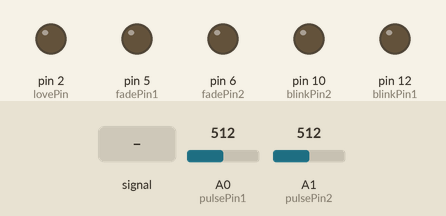
This sketch was run on a simulated Arduino Uno, built with avr-gcc and run on an emulated ATmega328P. Parts: output pins drawn as LEDs (lit = HIGH). Dashed ring = blinking. Inputs (shaded band) come from the test bench; at power-on: A0 (pulsePin1) = 512, A1 (pulsePin2) = 512. What the sketch prints to the serial monitor is not drawn.

Above: at 1.2 s.
1.3 s: A0 (pulsePin1) fed a 200 Hz sine of ±81 counts around its level
At 4.12 s:
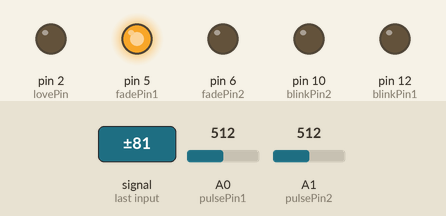
4.3 s: A1 (pulsePin2) fed a 200 Hz sine of ±81 counts around its level
7.3 s: A0 (pulsePin1) set to 513
At 9.97 s:
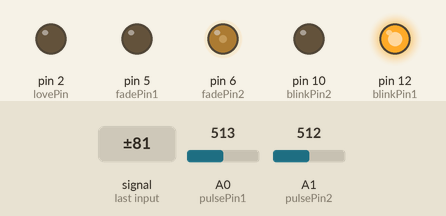
10.3 s: A1 (pulsePin2) set to 513
At 13.14 s:
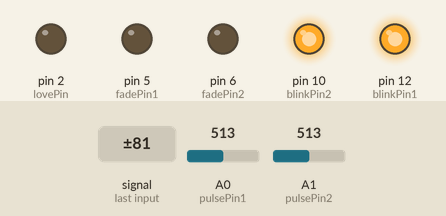
13.3 s: A0 (pulsePin1) fed a 2 Hz sine of ±306 counts around its level
At 13.95 s:
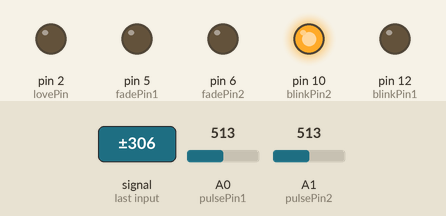
16.3 s: A1 (pulsePin2) fed a 2 Hz sine of ±306 counts around its level
At 24.25 s:
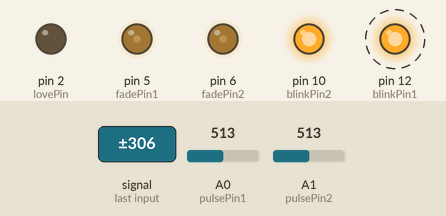
Timing chart, 0 to 29.6 s (numbered marks = the images above; inputs shaded):
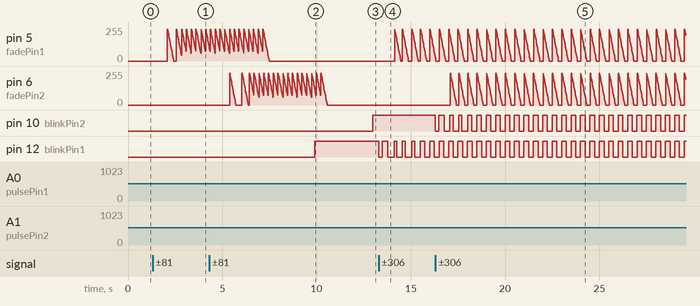

The sketch:

PulseSensorAmped_Arduino_2dot1.ino
```cpp
/*
LOVE DETECTOR 2.1

Code made by Kim Köhler for final project in Code and Core Studio/Lab fall 2014. (BFA Design & Technology, Parsons/The New School)

Credits to Joel Murphy and Yury Gitman (www.pulsesensor.com) for producing the pulse sensors and creating base
code for both Arduino and Processing.

Thanks to Anthony Marefatk and Lucy Morcos for help in coding.

Pulse Sensor sample aquisition and processing happens in the background via Timer 2 interrupt. 2mS sample rate.
PWM on pins 3 and 11 will not work when using this code, because we are using Timer 2!
The following variables are automatically updated:
Signal :    int that holds the analog signal data straight from the sensor. updated every 2mS.
IBI  :      int that holds the time interval between beats. 2mS resolution.
BPM  :      int that holds the heart rate value, derived every beat, from averaging previous 10 IBI values.
QS  :       boolean that is made true whenever Pulse is found and BPM is updated. User must reset.
Pulse :     boolean that is true when a heartbeat is sensed then false in time with pin13 LED going out.

*/

// Everything with 1 at the end is the Male sensor (Sensor 1), and everything with 2 is the Female sensor (Sensor 2)


//  VARIABLES
int lovePin = 2;                   // Love Pin
int pulsePin1 = 0;                 // Pulse Sensor purple wire connected to analog pin 0
int pulsePin2 = 1;
int blinkPin1 = 12;                // pin to blink led at each beat
int blinkPin2 = 10;
int fadePin1 = 5;                  // pin to do fancy classy fading blink at each beat
int fadePin2 = 6;
int fadeRate1 = 0;                 // used to fade LED on with PWM on fadePin
int fadeRate2 = 0;


// these variables are volatile because they are used during the interrupt service routine!
volatile int BPM1;                   // used to hold the pulse rate
volatile int BPM2;
volatile int Signal1;                // holds the incoming raw data
volatile int Signal2;
volatile int IBI1 = 600;             // holds the time between beats, must be seeded!
volatile int IBI2 = 600;
volatile int time;
volatile int timeDelay;
volatile boolean Pulse1 = false;     // true when pulse wave is high, false when it's low
volatile boolean Pulse2 = false;
volatile boolean QS1 = false;        // becomes true when Arduoino finds a beat.
volatile boolean QS2 = false;
volatile boolean CoRaise = false;    // Rule 1
volatile boolean FemChange = false;  // Rule 2
volatile boolean ManChange = false;  // Rule 3


void setup(){
  time = millis();
  timeDelay = 5000;                   //setting the timedelay to 5 seconds
  pinMode(lovePin,OUTPUT);            //pin that signals love
  pinMode(blinkPin1,OUTPUT);          // pin that will blink to your heartbeat!
  pinMode(blinkPin2,OUTPUT);
  pinMode(fadePin1,OUTPUT);           // pin that will fade to your heartbeat!
  pinMode(fadePin2,OUTPUT);
  Serial.begin(115200);               // we agree to talk fast!
  interrupt1Setup();                  // sets up to read Pulse Sensor signal every 2mS
  //interrupt2Setup();
   // UN-COMMENT THE NEXT LINE IF YOU ARE POWERING The Pulse Sensor AT LOW VOLTAGE,
   // AND APPLY THAT VOLTAGE TO THE A-REF PIN
   //analogReference(EXTERNAL);
}


void loop(){
  sendDataToProcessing('S', Signal1);     // send Processing the raw Pulse Sensor data
  sendDataToProcessing('D', Signal2);
  if (QS1 == true){                       // Quantified Self flag is true when arduino finds a heartbeat
        fadeRate1 = 255;                  // Set 'fadeRate' Variable to 255 to fade LED with pulse
        sendDataToProcessing('B',BPM1);   // send heart rate with a 'B' prefix
        sendDataToProcessing('Q',IBI1);   // send time between beats with a 'Q' prefix
        QS1 = false;                      // reset the Quantified Self flag for next time
     }

     if (QS2 == true){                    // Quantified Self flag is true when arduino finds a heartbeat
        fadeRate2 = 255;                  // Set 'fadeRate' Variable to 255 to fade LED with pulse
        sendDataToProcessing('N',BPM2);   // send heart rate with a 'N' prefix
        sendDataToProcessing('W',IBI2);   // send time between beats with a 'W' prefix
        QS2 = false;                      // reset the Quantified Self flag for next time
     }

  ledFadeToBeat1();
  ledFadeToBeat2();

  delay(20);                               //  take a break
}


void ledFadeToBeat1(){
    fadeRate1 -= 15;                          //  set LED fade value
    fadeRate1 = constrain(fadeRate1,0,255);   //  keep LED fade value from going into negative numbers!
    analogWrite(fadePin1,fadeRate1);          //  fade LED
  }

  void ledFadeToBeat2(){
    fadeRate2 -= 15;                          //  set LED fade value
    fadeRate2 = constrain(fadeRate2,0,255);   //  keep LED fade value from going into negative numbers!
    analogWrite(fadePin2,fadeRate2);          //  fade LED
  }


void sendDataToProcessing(char symbol, int data ){
    Serial.print(symbol);                // symbol prefix tells Processing what type of data is coming
    Serial.println(data);                // the data to send culminating in a carriage return
  }
```

Interrupt.ino
```cpp
// Everything with 1 at the end is the Male sensor (Sensor 1), and everything with 2 is the Female sensor (Sensor 2)

// Male pulse sensor
volatile int rate1[10];                    // array to hold last ten IBI values
volatile unsigned long sampleCounter1 = 0;          // used to determine pulse timing
volatile unsigned long lastBeatTime1 = 0;           // used to find IBI
volatile int P1 =512;                      // used to find peak in pulse wave, seeded
volatile int T1 = 512;                     // used to find trough in pulse wave, seeded
volatile int thresh1 = 512;                // used to find instant moment of heart beat, seeded
volatile int amp1 = 100;                   // used to hold amplitude of pulse waveform, seeded
volatile boolean firstBeat1 = true;        // used to seed rate array so we startup with reasonable BPM
volatile boolean secondBeat1 = false;      // used to seed rate array so we startup with reasonable BPM


// Female pulse sensor
volatile int rate2[10];                    // array to hold last ten IBI values
volatile unsigned long sampleCounter2 = 0;          // used to determine pulse timing
volatile unsigned long lastBeatTime2 = 0;           // used to find IBI
volatile int P2 =512;                      // used to find peak in pulse wave, seeded
volatile int T2 = 512;                     // used to find trough in pulse wave, seeded
volatile int thresh2 = 512;                // used to find instant moment of heart beat, seeded
volatile int amp2 = 100;                   // used to hold amplitude of pulse waveform, seeded
volatile boolean firstBeat2 = true;        // used to seed rate array so we startup with reasonable BPM
volatile boolean secondBeat2 = false;      // used to seed rate array so we startup with reasonable BPM


void interrupt1Setup(){
  // Initializes Timer2 to throw an interrupt every 2mS.
  TCCR2A = 0x02;     // DISABLE PWM ON DIGITAL PINS 3 AND 11, AND GO INTO CTC MODE
  TCCR2B = 0x06;     // DON'T FORCE COMPARE, 256 PRESCALER
  OCR2A = 0X7C;      // SET THE TOP OF THE COUNT TO 124 FOR 500Hz SAMPLE RATE
  TIMSK2 = 0x02;     // ENABLE INTERRUPT ON MATCH BETWEEN TIMER2 AND OCR2A
  sei();             // MAKE SURE GLOBAL INTERRUPTS ARE ENABLED
}


// THIS IS THE TIMER 2 INTERRUPT SERVICE ROUTINE.
// Timer 2 makes sure that we take a reading every 2 miliseconds
ISR(TIMER2_COMPA_vect){                         // triggered when Timer2 counts to 124
  cli();                                        // disable interrupts while we do this
  Signal1 = analogRead(pulsePin1);              // read the Pulse Sensor
  Signal2 = analogRead(pulsePin2);
  sampleCounter1 += 2;                          // keep track of the time in mS with this variable
  sampleCounter2 += 2;
  int N1 = sampleCounter1 - lastBeatTime1;      // monitor the time since the last beat to avoid noise
  int N2 = sampleCounter2 - lastBeatTime2;

//  find the peak and trough of the pulse wave

  if(Signal1 < thresh1 && N1 > (IBI1/5)*3){       // avoid dichrotic noise by waiting 3/5 of last IBI
    if (Signal1 < T1){                            // T is the trough
      T1 = Signal1;                               // keep track of lowest point in pulse wave
    }
  }

if(Signal2 < thresh2 && N2 > (IBI2/5)*3){       // avoid dichrotic noise by waiting 3/5 of last IBI
    if (Signal2 < T2){                          // T is the trough
      T2 = Signal2;                             // keep track of lowest point in pulse wave
    }
  }

  if(Signal1 > thresh1 && Signal1 > P1){          // thresh condition helps avoid noise
    P1 = Signal1;                                 // P is the peak
  }                                               // keep track of highest point in pulse wave

  if(Signal2 > thresh2 && Signal2 > P2){          // thresh condition helps avoid noise
    P2 = Signal2;                                 // P is the peak
  }                                               // keep track of highest point in pulse wave


  //  NOW IT'S TIME TO LOOK FOR THE HEART BEAT
  // signal surges up in value every time there is a pulse
  if (N1 > 250){                                                     // avoid high frequency noise
    if ( (Signal1 > thresh1) && (Pulse1 == false) && (N1 > (IBI1/5)*3) ){
      Pulse1 = true;                                                 // set the Pulse flag when we think there is a pulse
      digitalWrite(blinkPin1,HIGH);                                  // turn on pin 12 LED
      IBI1 = sampleCounter1 - lastBeatTime1;                         // measure time between beats in mS
      lastBeatTime1 = sampleCounter1;                                // keep track of time for next pulse

      if(secondBeat1){                        // if this is the second beat, if secondBeat == TRUE
        secondBeat1 = false;                  // clear secondBeat flag
        for(int i=0; i<=9; i++){              // seed the running total to get a realisitic BPM at startup
          rate1[i] = IBI1;
        }
      }

      if(firstBeat1){                         // if it's the first time we found a beat, if firstBeat == TRUE
        firstBeat1 = false;                   // clear firstBeat flag
        secondBeat1 = true;                   // set the second beat flag
        sei();                                // enable interrupts again
        return;                               // IBI value is unreliable so discard it
      }


      // keep a running total of the last 10 IBI values
      word runningTotal1 = 0;                   // clear the runningTotal variable

      for(int i=0; i<=8; i++){                  // shift data in the rate array
        rate1[i] = rate1[i+1];                  // and drop the oldest IBI value
        runningTotal1 += rate1[i];              // add up the 9 oldest IBI values
      }

      rate1[9] = IBI1;                          // add the latest IBI to the rate array
      runningTotal1 += rate1[9];                // add the latest IBI to runningTotal
      runningTotal1 /= 10;                      // average the last 10 IBI values
      BPM1 = 60000/runningTotal1;               // how many beats can fit into a minute? that's BPM!
      QS1 = true;                               // set Quantified Self flag
      // QS FLAG IS NOT CLEARED INSIDE THIS ISR
    }
  }

    if (N2 > 250){                                               // avoid high frequency noise
    if ( (Signal2 > thresh2) && (Pulse2 == false) && (N2 > (IBI2/5)*3) ){
      Pulse2 = true;                                             // set the Pulse flag when we think there is a pulse
      digitalWrite(blinkPin2,HIGH);                              // turn on pin 12 LED
      IBI2 = sampleCounter2 - lastBeatTime2;                     // measure time between beats in mS
      lastBeatTime2 = sampleCounter2;                            // keep track of time for next pulse

      if(secondBeat2){                        // if this is the second beat, if secondBeat == TRUE
        secondBeat2 = false;                  // clear secondBeat flag
        for(int i=0; i<=9; i++){              // seed the running total to get a realisitic BPM at startup
          rate2[i] = IBI2;
        }
      }

      if(firstBeat2){                         // if it's the first time we found a beat, if firstBeat == TRUE
        firstBeat2 = false;                   // clear firstBeat flag
        secondBeat2 = true;                   // set the second beat flag
        sei();                                // enable interrupts again
        return;                               // IBI value is unreliable so discard it
      }


      // keep a running total of the last 10 IBI values
      word runningTotal2 = 0;                   // clear the runningTotal variable

      for(int i=0; i<=8; i++){                  // shift data in the rate array
        rate2[i] = rate2[i+1];                  // and drop the oldest IBI value
        runningTotal2 += rate2[i];              // add up the 9 oldest IBI values
      }

      rate2[9] = IBI2;                          // add the latest IBI to the rate array
      runningTotal2 += rate2[9];                // add the latest IBI to runningTotal
      runningTotal2 /= 10;                      // average the last 10 IBI values
      BPM2 = 60000/runningTotal2;               // how many beats can fit into a minute? that's BPM!
      QS2 = true;                               // set Quantified Self flag
      // QS FLAG IS NOT CLEARED INSIDE THIS ISR
    }
  }


  if (Signal1 < thresh1 && Pulse1 == true){   // when the values are going down, the beat is over
    digitalWrite(blinkPin1,LOW);              // turn off pin 13 LED
    Pulse1 = false;                           // reset the Pulse flag so we can do it again
    amp1 = P1 - T1;                           // get amplitude of the pulse wave
    thresh1 = amp1/2 + T1;                    // set thresh at 50% of the amplitude
    P1 = thresh1;                             // reset these for next time
    T1 = thresh1;
  }

  if (Signal2 < thresh2 && Pulse2 == true){   // when the values are going down, the beat is over
    digitalWrite(blinkPin2,LOW);              // turn off pin 13 LED
    Pulse2 = false;                           // reset the Pulse flag so we can do it again
    amp2 = P2 - T2;                           // get amplitude of the pulse wave
    thresh2 = amp2/2 + T2;                    // set thresh at 50% of the amplitude
    P2 = thresh2;                             // reset these for next time
    T2 = thresh2;
  }

 // FOR THE LOVE SIGNAL TO TURN ON THE HEARTSBEATS HAVE TO HIT 3 CERTAIN MOVEMENT PATTERNS THAT ONLY SHOWS IN
 // 2 PEOPLE IN LOVE

 // if the male pulse goes from decrease to increase at the same time as the female is increasing
 // (rate2[7]>rate2[8]) are left out to able eventual offpath pulse when increasing
 if ( (rate2[6]>rate2[7]) && (rate2[8]>rate2[9]) && (rate1[6]<rate1[7]) && (rate1[7]>rate1[8]) && (rate1[8]>rate1[9]) ){
   ManChange = true;  // activates rule 1 by boolean
  }

  // if the female pulse goes from increasing to decreasing at the same time as the male is increasing
 // (rate1[7]>rate1[8]) are left out to able eventual offpath pulse when increasing
  if ( (rate1[6]>rate1[7]) && (rate1[8]>rate1[9]) && (rate2[6]>rate2[7]) && (rate2[7]<rate2[8]) && (rate2[8]<rate2[9]) ){
   FemChange = true; // activates rule 2 by boolean
  }

  // if both heartrates are increasing at the same time
  if ( (rate2[2]>rate2[3]) && (rate2[3]>rate2[4]) && (rate2[4]>rate2[5]) && (rate1[5]>rate1[6]) && (rate1[6]>rate1[7]) && (rate1[7]>rate1[8]) ){
    CoRaise = true; // activates rule 3 by boolean
  }

  //THE LOVE SIGNAL
  if ( ManChange == true && FemChange == true && CoRaise == true ){ // if all 3 rules are fulfilled
    digitalWrite(lovePin,HIGH);                         // turn on the love signal on the detector
    if(millis() - time >= timeDelay){                   // turn of love signal after 5 seconds and reset booleans
     digitalWrite(lovePin,LOW);
     ManChange = false;
     FemChange = false;
     CoRaise = false;
     time = millis();
    }
  }


  if (N1 > 2500){                           // if 2.5 seconds go by without a beat
    thresh1 = 512;                          // set thresh default
    P1 = 512;                               // set P default
    T1 = 512;                               // set T default
    lastBeatTime1 = sampleCounter1;         // bring the lastBeatTime up to date
    firstBeat1 = true;                      // set these to avoid noise
    secondBeat1 = false;                    // when we get the heartbeat back
  }

  if (N2 > 2500){                           // if 2.5 seconds go by without a beat
    thresh2 = 512;                          // set thresh default
    P2 = 512;                               // set P default
    T2 = 512;                               // set T default
    lastBeatTime2 = sampleCounter2;         // bring the lastBeatTime up to date
    firstBeat2 = true;                      // set these to avoid noise
    secondBeat2 = false;                    // when we get the heartbeat back
  }

  sei();                                   // enable interrupts when youre done!
}// end isr
```

Source omitted: Interrupt2.ino (5946 bytes)

Measured:
- the behaviour switches between 512 and 513 on A0 (pulsePin1) (found by bisection; images 1 and 2)
- the behaviour switches between 512 and 513 on A1 (pulsePin2) (found by bisection; images 2 and 3)
- after the input at 7.3 s, pin 12 (blinkPin1): LOW → HIGH after 2.6 s
- after the input at 10.3 s, pin 10 (blinkPin2): LOW → HIGH after 2.7 s
- after the input at 13.3 s, pin 5 (fadePin1): ramps from 240/255 to 0/255 and jumps back, once every 0.47 s; pin 12 (blinkPin1): HIGH → LOW at once, → HIGH 0.18 s later, → LOW 0.30 s later, → HIGH 0.35 s later, … (13 changes in this stretch)
